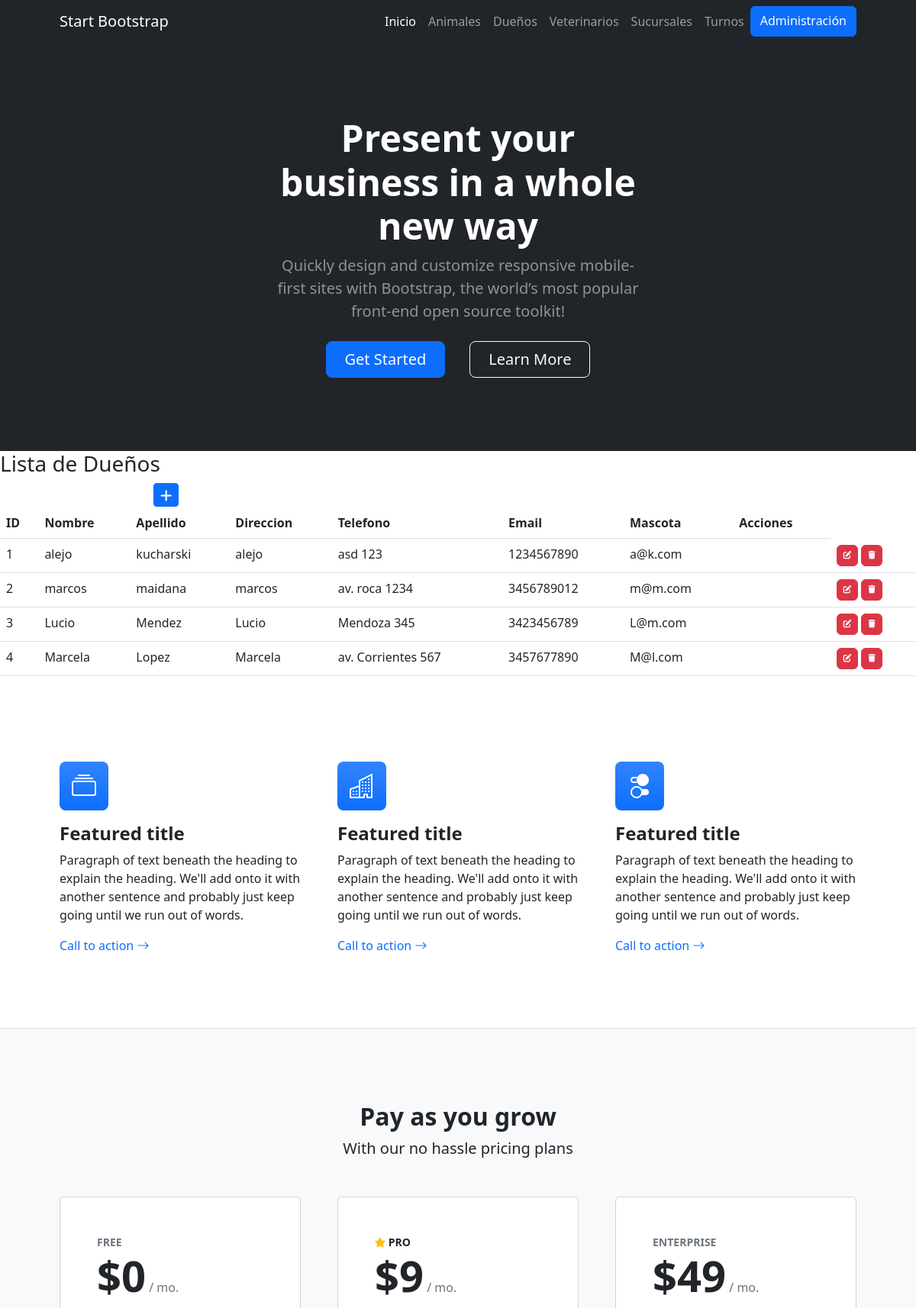
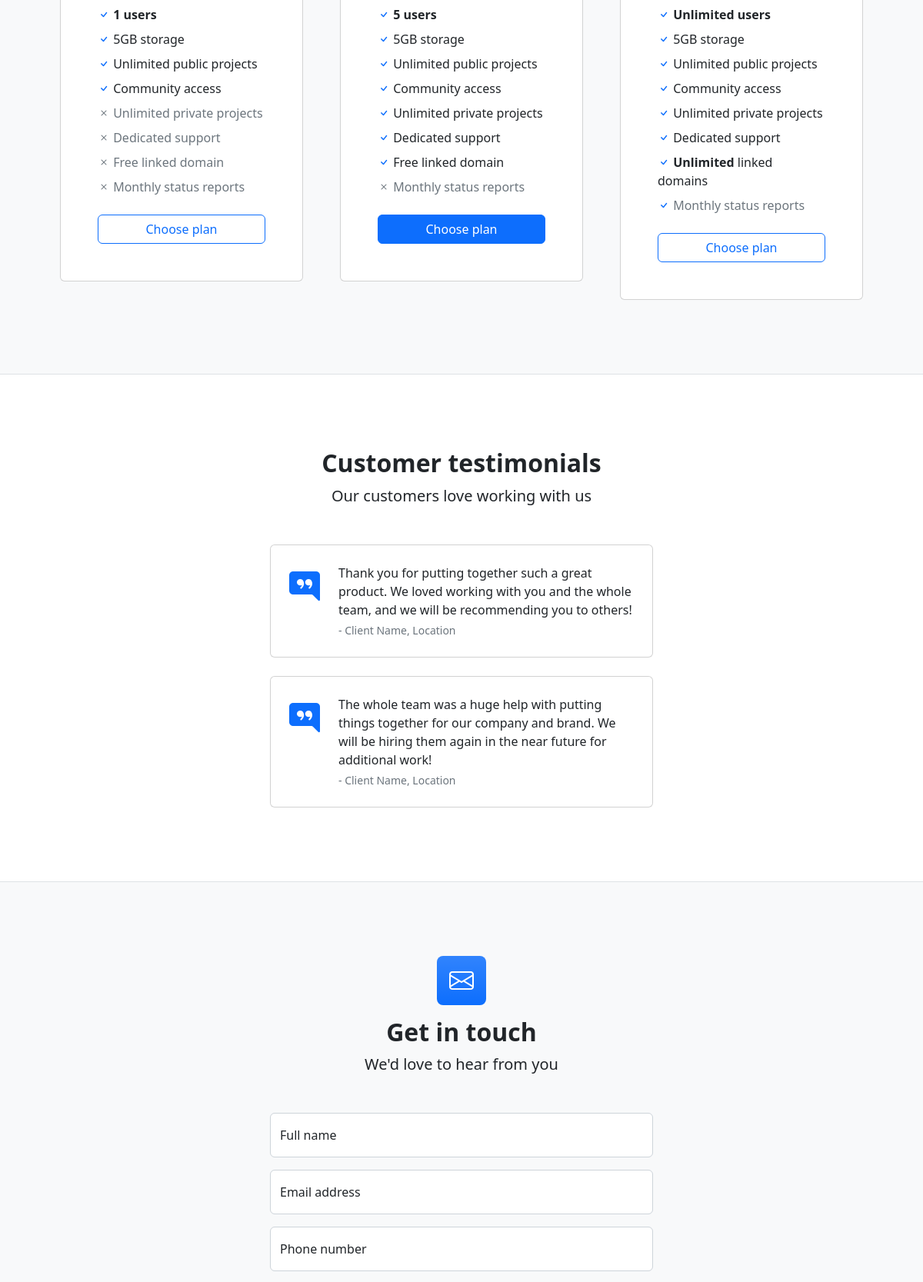
/aplicacion/dueños/ (upper part), run on the app's committed database (2 pictures, top to bottom).
### aplicacion/models.py (models this page shows, shortened)
class Duenio(models.Model):
    nombre = models.CharField(max_length=25)
    apellido = models.CharField(max_length=25)
    direccion = models.CharField(max_length=60)
    telefono = models.IntegerField()
    email = models.EmailField()

### aplicacion/templates/aplicacion/dueño.html (shortened to what this page needs)
{% extends 'aplicacion/base.html' %}
{% load static %}
{% block contenido %}
<h3>Lista de Dueños</h3>
<table>
    <tr>
        <td width="200"></td>
        <td>
            <a href="{% url 'createDueño' %}"
               class="btn btn-primary btn-sm"
               >
            </a>
        </td>
    </tr>
</table>
<table class="table">
    <thead>
        <tr>
            <th>ID</th>
            <th>Nombre</th>
            <th>Apellido</th>
            <th>Direccion</th>
            <th>Telefono</th>
            <th>Email</th>
            <th>Mascota</th>
            <th>Acciones</th>
        </tr>
    </thead>
    <tbody>
    {% for dueño in dueños %}
    <tr>
        <td>{{ dueño.id }}</td>
        <td>{{ dueño.nombre }}</td>
        <td>{{ dueño.apellido }}</td>
        <td>{{ dueño.nombre }}</td>
        <td>{{ dueño.direccion }}</td>
        <td>{{ dueño.telefono }}</td>
        <td>{{ dueño.email }}</td>
        <td>{{ dueño.mascota }}</td>
        <td>
           <a href="{% url 'updateDueño' dueño.id %}"
            class="btn btn-danger"
            style="--bs-btn-padding-y: .25rem; --bs-btn-padding-x: .5rem; --bs-btn-font-size: .75rem;"
            >
         </a>
         <a href="{% url 'deleteDueño' dueño.id %}"
            class="btn btn-danger"
            style="--bs-btn-padding-y: .25rem; --bs-btn-padding-x: .5rem; --bs-btn-font-size: .75rem;"
            >
         </a>
        </td>
    </tr>
    {% endfor %}
    </tbody>
</table>
{% endblock contenido %}

### data on the page
Duenio: id "1", nombre "alejo", apellido "kucharski", direccion "asd 123", telefono "1234567890", email "a@k.com"
Duenio: id "2", nombre "marcos", apellido "maidana", direccion "av. roca 1234", telefono "3456789012", email "m@m.com"
Duenio: id "3", nombre "Lucio", apellido "Mendez", direccion "Mendoza 345", telefono "3423456789", email "L@m.com"
Duenio: id "4", nombre "Marcela", apellido "Lopez", direccion "av. Corrientes 567", telefono "3457677890", email "M@l.com"
